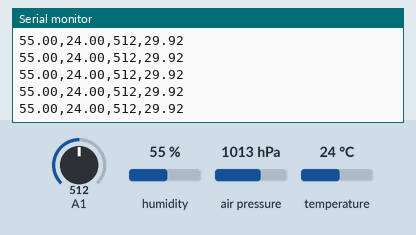
Recording of a sketch running on a simulated Arduino Uno, built with avr-gcc and run on an emulated ATmega328P. Shown: the last lines printed to the serial monitor. The inputs (shaded band) are chosen by the test bench; at power-on: A1 = 512, humidity 55 %, air pressure 1013 hPa, temperature 24 °C.

Above: at 1.2 s.
1.3 s: A1 set to 110
At 2.0 s:
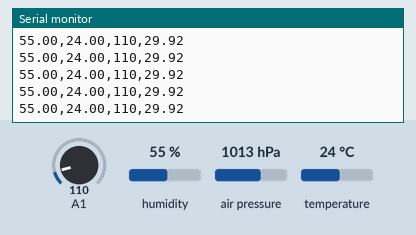
4.3 s: A1 set to 95
At 5.1 s:
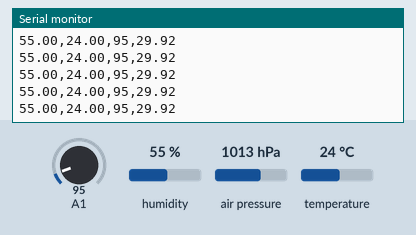
Timing chart, 0 to 7.3 s (numbered marks = the images above; inputs shaded):
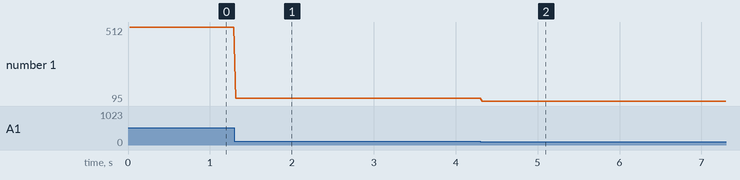

Measured:
- after the input at 1.3 s, the serial monitor: prints a new line at once (image 1)
- after the input at 4.3 s, the serial monitor: prints a new line at once (image 2)
- plotted number 1: 512 → 110 after the input at 1.3 s, 110 → 95 after the input at 4.3 s

The sketch:

temp_arduino.ino
```cpp
#include <dht.h>
#define dht_apin A0 // Analog Pin sensor is connected to
#include <SFE_BMP180.h>
#include <Wire.h>

SFE_BMP180 pressure;
dht DHT;

int sensorValue;
int digitalValue;

void setup(){

  Serial.begin(9600);
  pressure.begin();
}

void loop(){

    char status;
    double T,P;

    DHT.read11(dht_apin);
    status = pressure.startPressure(3);
    status = pressure.getPressure(P,T);

    sensorValue = analogRead(1); // read analog input pin 0

    Serial.print(DHT.humidity);

    Serial.print(",");

    Serial.print(DHT.temperature);

    Serial.print(",");

    Serial.print(sensorValue, DEC); // prints the value read

    Serial.print(",");

    Serial.print(P*0.0295333727,2);

    Serial.print("\n");
}// end loop(
```
